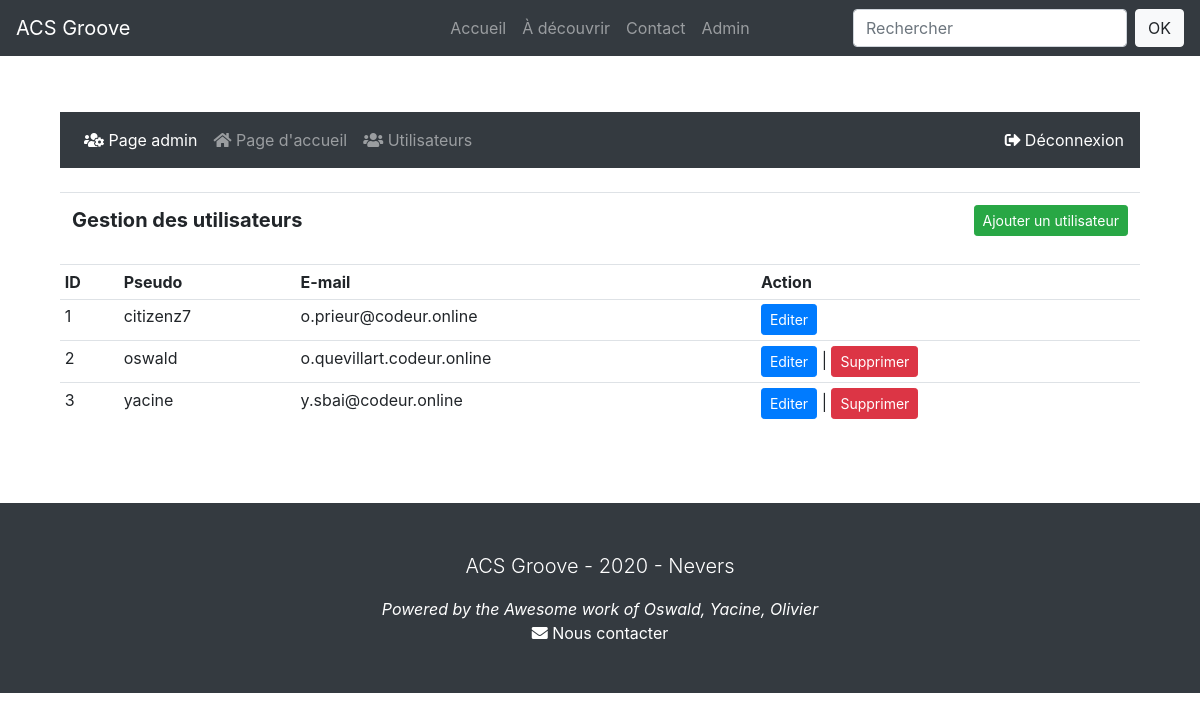
Page /admin/users.php (signed in) on the committed database.
### tables this page shows
CREATE TABLE IF NOT EXISTS `membres` (
  `MemberID` int(11) NOT NULL AUTO_INCREMENT,
  `username` varchar(255) NOT NULL,
  `password` varchar(255) NOT NULL,
  `email` varchar(255) NOT NULL,
  PRIMARY KEY (`MemberID`)
);

### admin/users.php (the view, shortened to what this page needs)
<?php
include_once '../includes/config.php';
require_once 'header.php';
?>
<div class="container pt-3 mt-5">
  <div class="row">
    <div class="col-sm-12 mt-5 text-justify">
      <div class="pb-5">
      <?php include_once 'menu.php'; ?>
      <table class="table">
        <tr>
          <td><span class="lead font-weight-bold">Gestion des utilisateurs</span></td>
          <td class="text-right"><a href="add-user.php" class="mx-auto"><button type="button" class="btn btn-success btn-sm">Ajouter un utilisateur</button></a></td>
        </tr>
      </table>
      <table class="table table-sm">
        <tr>
          <th>ID</th>
          <th>Pseudo</th>
          <th>E-mail</th>
          <th>Action</th>
          </tr>
<?php
$stmt = $db->query('SELECT memberID, username, email FROM membres ORDER BY username');
while($row = $stmt->fetch()){
?>
<?php
    echo '<tr class="smalltext">';
    echo '<td>'.$row['memberID'].'</td>';
    echo '<td>'.$row['username'].'</td>';
    echo '<td>'.$row['email'].'</td>';
    ?>
    <td>
        <a class="btn btn-primary btn-sm" role="button" aria-pressed="true" title="Editer le projets" href="edit-user.php?id=<?php echo $row['memberID'];?>">Editer</a>
        <?php if($row['memberID'] != 1){?>
            | <a class="btn btn-danger btn-sm" role="button" aria-pressed="true" title="Supprimer le projet"href="javascript:deluser('<?php echo $row['memberID'];?>','<?php echo $row['username'];?>')">Supprimer</a>
        <?php } ?>
    </td>
    <?php
  }
  ?>
</tr>
</table>
</div>
</div>
</div>
</div>
</div>
</div>
<?php include_once 'footer.php'; ?>

### rows in the picture
membres: MemberID "1", username "citizenz7", email "o.prieur@codeur.online"
membres: MemberID "2", username "oswald", email "o.quevillart.codeur.online"
membres: MemberID "3", username "yacine", email "y.sbai@codeur.online"
